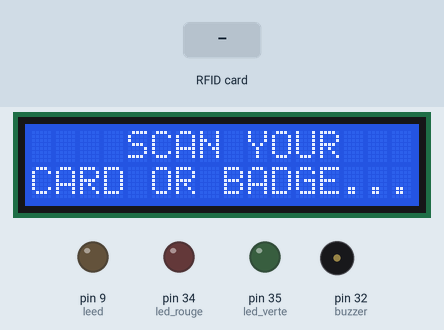
This sketch was run on a simulated Arduino Mega 2560, built with avr-gcc and run on an emulated ATmega2560. Parts: 16×2 character LCD, output pins drawn as LEDs (lit = HIGH), buzzer (waves = sounding). Inputs (shaded band) come from the test bench. Pins used as bus, display or sensor lines are not drawn; what the sketch prints to the serial monitor is not drawn.

Above: at 4.3 s.
4.4 s: RFID card 5E 7A 19 C4 held to the reader
At 6.1 s:
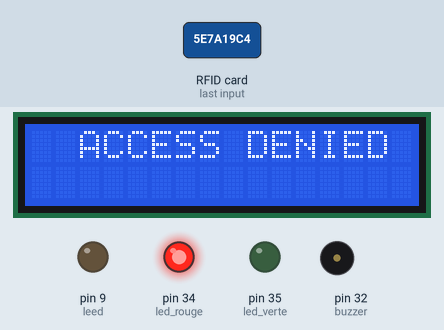
7.4 s: RFID card 25 45 EE 7A held to the reader
At 8.8 s:
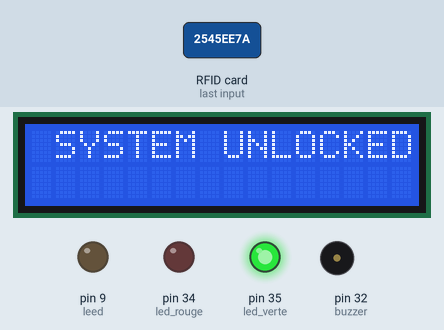
10.4 s: RFID card 25 45 EE 7A held to the reader
At 11.4 s:
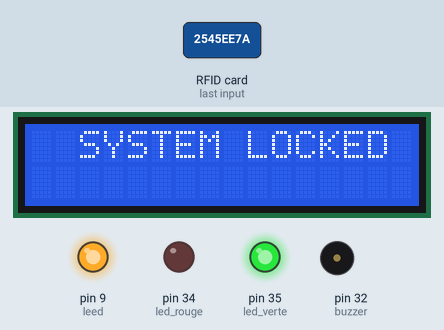
Timing chart, 0 to 15.2 s (numbered marks = the images above; inputs shaded):
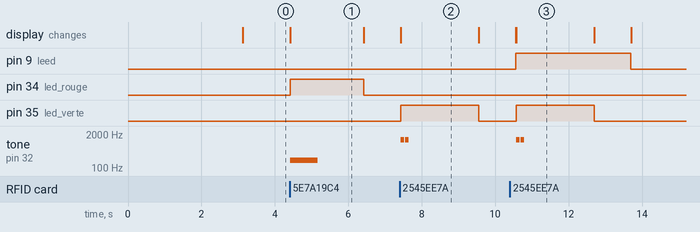

The sketch:

la_moisson.ino
```cpp
#include <SPI.h>
#include <MFRC522.h>
#include <LiquidCrystal.h>
LiquidCrystal lcd(12,11,7,6,4,3);

#define RST_PIN 5
#define SS_PIN 53
MFRC522 module_rfid(SS_PIN, RST_PIN);

int buzzer = 32;
int led_rouge = 34;
int led_verte = 35;
int leed = 9;

int togglestate = 0;
void setup() {

  // put your setup code here, to run once:
  pinMode(led_rouge,OUTPUT);
  pinMode(led_verte,OUTPUT);
  pinMode(buzzer,OUTPUT);
  pinMode(leed,OUTPUT);
  lcd.begin(16, 2);
  SPI.begin();
  module_rfid.PCD_Init();
  lcd.setCursor(0, 0);
  lcd.print("SYSTEM LOCKED ");
  lcd.setCursor(0, 1);
  lcd.print(" INDENTIFICATION");
  delay(3000);
  lcd.clear();
  Serial.begin(9600);
}
bool unlocked = false;
void loop() {
  // put your main code here, to run repeatedly:
  if(!unlocked){
    Serial.println("leleellele");
  lcd.setCursor(0, 0);
  lcd.print("    SCAN YOUR");
  lcd.setCursor(0, 1);
  lcd.print("CARD OR BADGE...");

  if ( ! module_rfid.PICC_IsNewCardPresent()){
    return;
    }
  if ( ! module_rfid.PICC_ReadCardSerial()){
    return;
    }


   String UID = "";

  for (byte i= 0; i < module_rfid.uid.size; i++){
     UID.concat(String(module_rfid.uid.uidByte[i] < 0*10 ? " 0" : " "));
     UID.concat(String(module_rfid.uid.uidByte[i], HEX));
    }
     UID.toUpperCase();

   if (UID.substring(1) == "25 45 EE 7A" )
   {
    lcd.clear();
     lcd.setCursor(0, 0);


     lcd.print(" SYSTEM UNLOCKED   ");
     digitalWrite(led_verte, HIGH);

     tone(buzzer, 1200, 100);
     delay(125);
     tone(buzzer, 1200, 100);
     delay(2000);
     digitalWrite(led_verte, LOW);
     lcd.clear();
     lcd.print("  PROSSESSING...   ");
     delay(1000);
      digitalWrite(leed, HIGH);
      togglestate=1;
     lcd.clear();
     unlocked = true;
     Serial.println("system unlocked ");
   } else {
    Serial.println("invalid card");
    nana();
   }
  }
  else {


Serial.println("barack");


if ( ! module_rfid.PICC_IsNewCardPresent()){
    return;
    }
  if ( ! module_rfid.PICC_ReadCardSerial()){
    return;
    }


   String UID = "";

  for (byte i= 0; i < module_rfid.uid.size; i++){
     UID.concat(String(module_rfid.uid.uidByte[i] < 0*10 ? " 0" : " "));
     UID.concat(String(module_rfid.uid.uidByte[i], HEX));
    }
     UID.toUpperCase();

   if (UID.substring(1) == "25 45 EE 7A" )
   {
    lcd.clear();
     lcd.setCursor(0, 0);
     lcd.print("  SYSTEM LOCKED  ");
     digitalWrite(led_verte, HIGH);
     tone(buzzer, 1200, 100);
     delay(125);
     tone(buzzer, 1200, 100);
     delay(2000);
     digitalWrite(led_verte, LOW);
     lcd.clear();
     lcd.print("  PROSSESSING...   ");
     delay(1000);
      digitalWrite(leed, LOW);
     togglestate=0;
     lcd.clear();
     unlocked = false;
     Serial.println("system locked ");
  } else {
    Serial.println("invalid card");

  }
   /* else{
     lcd.clear();
     lcd.setCursor(0, 0);
     lcd.print("  ACCESS DENIED    ");
     digitalWrite(led_rouge, HIGH);
     tone(buzzer, 200, 750);
     delay(2000);

     digitalWrite(led_rouge, LOW);


     lcd.clear();

    }*/

}

}
void nana(){
      lcd.clear();
     lcd.setCursor(0, 0);
     lcd.print("  ACCESS DENIED    ");
     digitalWrite(led_rouge, HIGH);
     tone(buzzer, 200, 750);
     delay(2000);

     digitalWrite(led_rouge, LOW);


     lcd.clear();
    }
```

Measured:
- after the input at 4.4 s, pin 34 (led_rouge): LOW → HIGH at once, → LOW 2.0 s later; tone on pin 32 (buzzer): silent → 200 Hz at once, → silent 0.75 s later; the display: changes at once (image 1)
- after the input at 7.4 s, pin 35 (led_verte): LOW → HIGH at once, → LOW 2.1 s later; tone on pin 32 (buzzer): alternates 1200 Hz for 0.10 s and silent for 0.03 s, 4 changes in all, then stays silent, starting at once; the display: changes at once (image 2)
- after the input at 10.4 s, pin 35 (led_verte): LOW → HIGH after 0.17 s, → LOW 2.1 s later; tone on pin 32 (buzzer): alternates 1200 Hz for 0.10 s and silent for 0.03 s, 4 changes in all, then stays silent, starting after 0.17 s; the display: first differs from a run without the input after 0.17 s (image 3)
- what the display in image 1 shows lasts 2.0 s, from 4.4 s to 6.4 s
- what the display in image 2 shows lasts 2.2 s, from 7.4 s to 9.6 s
